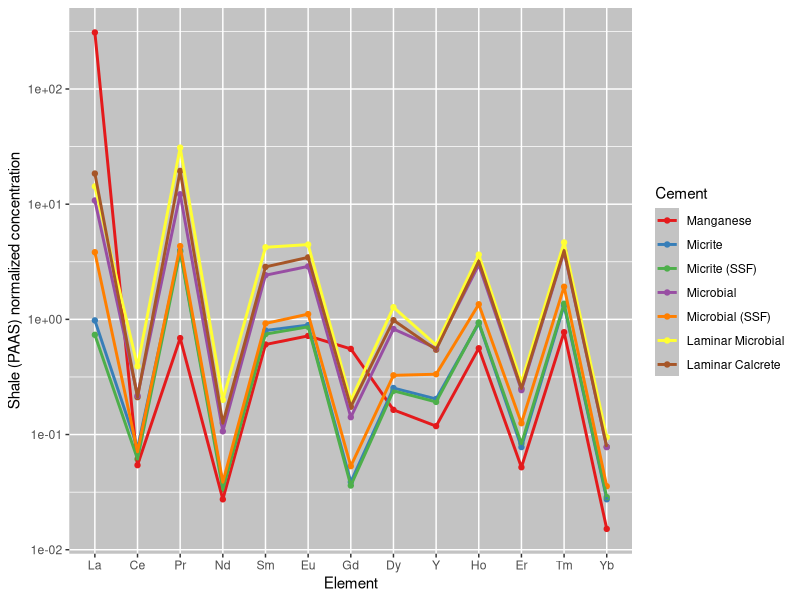
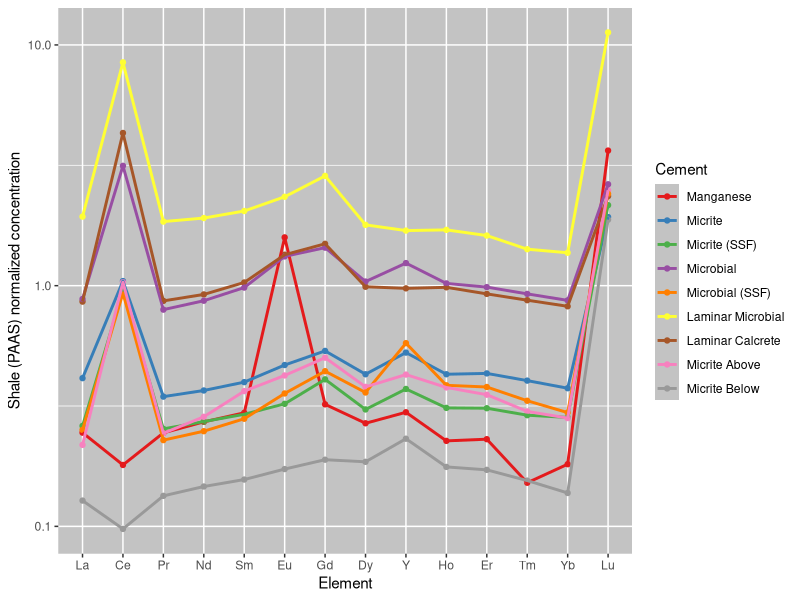
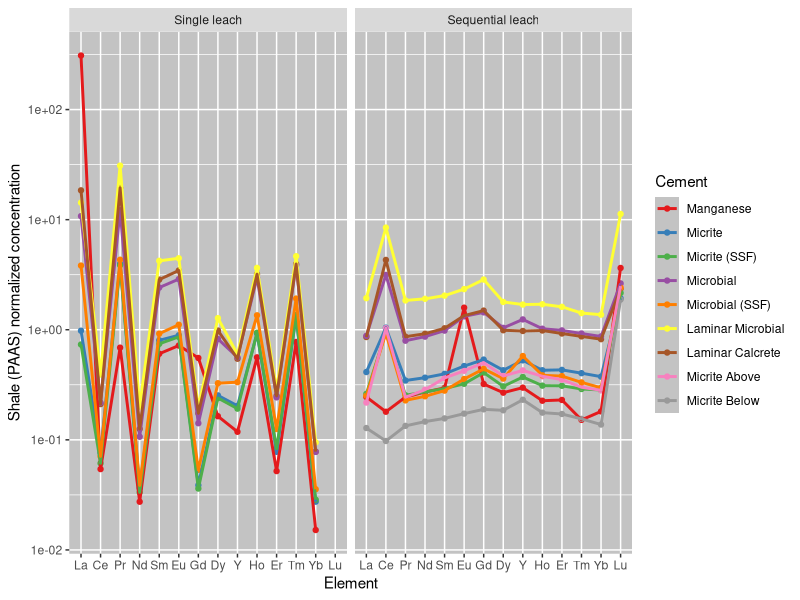
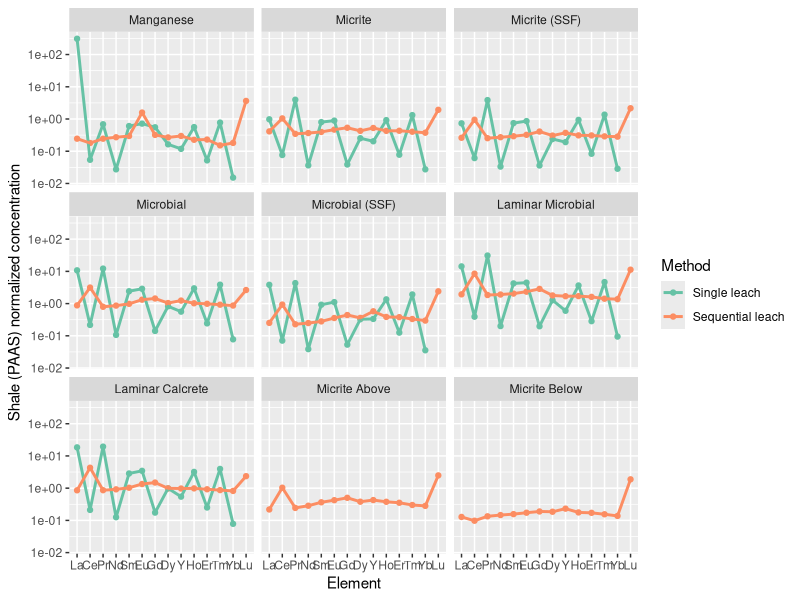
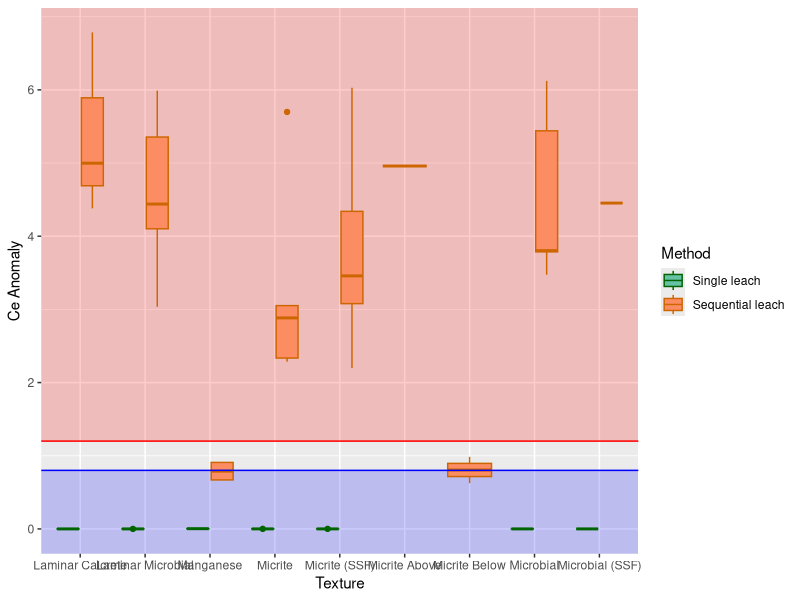
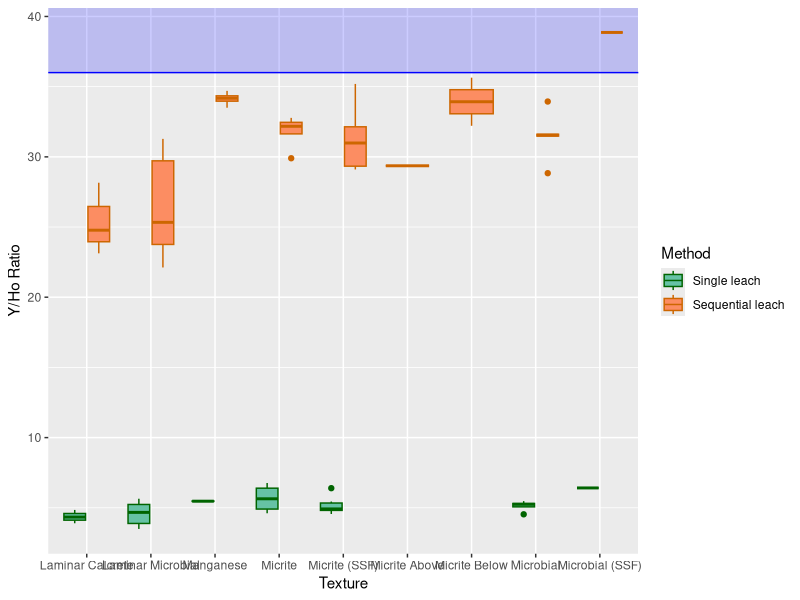
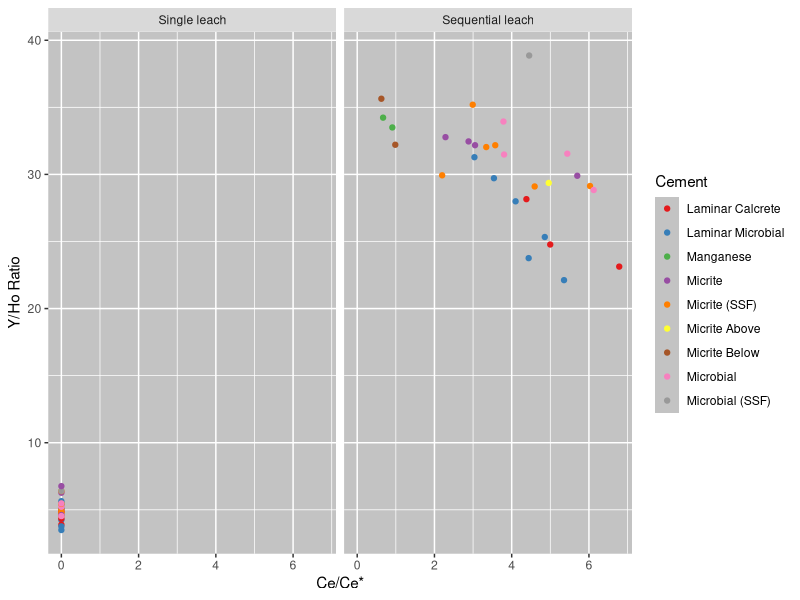
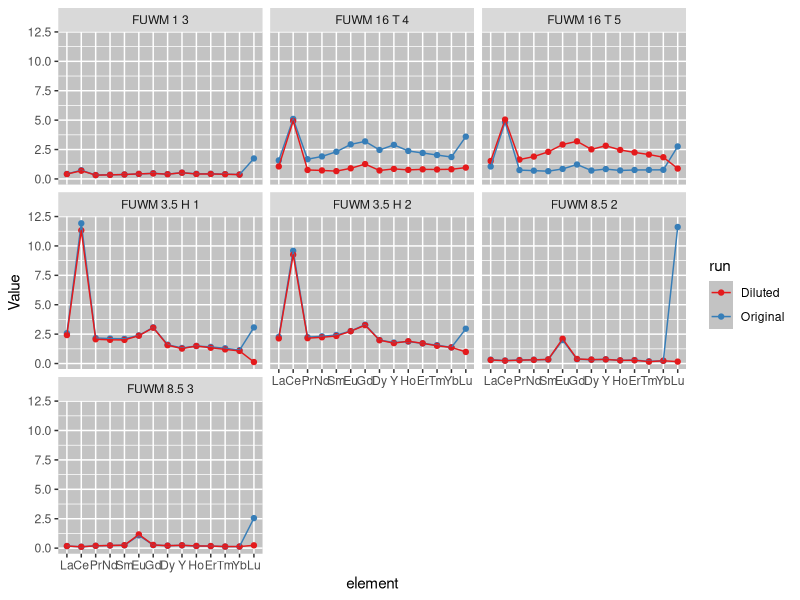

These charts were generated, in order, by the following R code:
## ---- chunk 1
knitr::opts_chunk$set(echo = TRUE)
library(tidyverse) #for working with data
library(readxl) #for importing excel sheets
## ---- chunk 2
orig_data <- read_xlsx("ree_data_r.xlsx", 1) #data from single leach
rerun_data <- read_xlsx("jan2024 data.xlsx",4) #data for sequential leach
dil_data <- read_xlsx("jan2024 data DILUTED.xlsx",4) #data for diluted seq leach rerun
cement_data <- read_excel("ree_data_r.xlsx", 2) #cement type data for all samples
## ---- chunk 3
#rename columns to just element
orig_data <- orig_data %>%
  rename(Sample = 1, Na = 2, Mg  = 3, K = 4, Ca = 5, V = 6, Cr = 7, Fe = 8, Mn = 9, Cu = 10, Zn = 11, Rb = 12, Sr = 13, Y = 14, Mo = 15, Ba = 16, La = 17, Ce = 18, Pr = 19, Nd = 20, Sm = 21, Eu = 22, Gd = 23, Dy = 24, Ho = 25, Er = 26, Tm = 27, Yb = 28, Lu = 29, Pb = 30, U = 31)

rerun_data <- rerun_data[-1,] %>% #removes first line with no values
  rename(Sample = 1, Na = 2, Mg  = 3, K = 4, Ca = 5, V = 6, Cr = 7, Fe = 8, Mn = 9, Cu = 10, Zn = 11, Rb = 12, Sr = 13, Y = 14, Mo = 15, Ba = 16, La = 17, Ce = 18, Pr = 19, Nd = 20, Sm = 21, Eu = 22, Gd = 23, Dy = 24, Ho = 25, Er = 26, Tm = 27, Yb = 28, Lu = 29, Pb = 30, U = 31)

dil_data <- dil_data[-1,] %>% #removes first line with no values
  rename(Sample = 1, Na = 2, Mg  = 3, K = 4, Ca = 5, V = 6, Cr = 7, Fe = 8, Mn = 9, Cu = 10, Zn = 11, Rb = 12, Sr = 13, Y = 14, Mo = 15, Ba = 16, La = 17, Ce = 18, Pr = 19, Nd = 20, Sm = 21, Eu = 22, Gd = 23, Dy = 24, Ho = 25, Er = 26, Tm = 27, Yb = 28, Lu = 29, Pb = 30, U = 31)

all_rerun <- bind_rows(rerun_data, dil_data) %>% #combine both seq leach datasets
  mutate_at(2:31, as.numeric) #convert data from character to numeric
## ---- chunk 4
attach(orig_data)
orig_normalize <- orig_data %>%
  select("Sample", "La", "Ce", "Pr", "Nd", "Sm", "Eu", "Gd", "Dy", "Y", "Ho", "Er", "Tm", "Yb", "Lu") %>% #filter out non REY elements
  mutate(La = La/44.56, Ce = Ce/88.25, Pr = Pr/10.15, Nd = Nd/37.32, Sm = Sm/6.884, Eu = Eu/1.215, Gd = Gd/6.043, Dy = Dy/5.325, Y = Y/27.31, Ho = Ho/1.052, Er = Er/3.075, Tm = Tm/0.4510, Yb = Yb/3.012, Lu = Lu/0.4386) %>% #normalize values using PAAS data from Pourmand et al. 2012
    select("Sample", "La", "Ce", "Pr", "Nd", "Sm", "Eu", "Gd", "Dy", "Y", "Ho", "Er", "Tm", "Yb", "Lu") %>% #filter out non normalized values
  left_join(cement_data, by = c("Sample" = "Sample")) %>% #attach cement to each observation 
mutate(Lu = NA) #Lu was not detected, change 0 to NA


orig_normal <- data.frame(t(orig_normalize[2:15]))#transpose and remove first row containing sample names and cement row
colnames(orig_normal) <- orig_data$Sample #rename column names with sample names
orig_normal <- tibble::rownames_to_column(orig_normal, "element") %>%
  mutate(element = fct_inorder(element)) %>% #order elements
  pivot_longer(-element, names_to = "Sample", values_to = "Value") %>% #pivot data to have each element value as observation
  left_join(cement_data, by = c("Sample" = "Sample")) #attach cement to each observation
## ---- chunk 5
attach(all_rerun)
normalize <- all_rerun %>%
  select("Sample", "La", "Ce", "Pr", "Nd", "Sm", "Eu", "Gd", "Dy", "Y", "Ho", "Er", "Tm", "Yb", "Lu") %>% #filter out non REY elements
  mutate(La = La/44.56, Ce = Ce/88.25, Pr = Pr/10.15, Nd = Nd/37.32, Sm = Sm/6.884, Eu = Eu/1.215, Gd = Gd/6.043, Dy = Dy/5.325, Y = Y/27.31, Ho = Ho/1.052, Er = Er/3.075, Tm = Tm/0.4510, Yb = Yb/3.012, Lu = Lu/0.4386) %>% #normalize values using PAAS data from Pourmand et al. 2012
    select("Sample", "La", "Ce", "Pr", "Nd", "Sm", "Eu", "Gd", "Dy", "Y", "Ho", "Er", "Tm", "Yb", "Lu") %>% #filter out non normalized values
  left_join(cement_data, by = c("Sample" = "Sample")) %>%#attach cement to each observation
  mutate(Sample_group = case_when( #add new column for grouping replicates by sample name
   str_detect(Sample, " 1 3") == TRUE ~ "FUWM 1 3",
   str_detect(Sample, " 3.5 H 1") == TRUE ~ "FUWM 3.5 H 1",
   str_detect(Sample, " 3.5 H 2") == TRUE ~ "FUWM 3.5 H 2",
   str_detect(Sample, " 8.5 2") == TRUE ~ "FUWM 8.5 2",
   str_detect(Sample, " 8.5 3") == TRUE ~ "FUWM 8.5 3",
   str_detect(Sample, " 16 T 4") == TRUE ~ "FUWM 16 T 4",
   str_detect(Sample, " 16 T 5") == TRUE ~ "FUWM 16 T 5",
   .default = NA
  )) %>%
  mutate(run = case_when(str_detect(Sample, "dil") == TRUE ~ "Diluted", .default = "Original")) #add new column to label diluted replicates and original replicates


normal <- data.frame(t(normalize[2:15]))#transpose and remove first row containing sample names and cement row
colnames(normal) <- all_rerun$Sample #rename column names with sample names
normal <- tibble::rownames_to_column(normal, "element") %>%
  mutate(element = fct_inorder(element)) %>% #order elements
  pivot_longer(-element, names_to = "Sample", values_to = "Value") %>% #pivot data to have each element value as observation
  left_join(cement_data, by = c("Sample" = "Sample")) %>% #attach cement to each observation 
  mutate(Sample_group = case_when( #add new column for grouping replicates by sample name
   str_detect(Sample, " 1 3") == TRUE ~ "FUWM 1 3",
   str_detect(Sample, " 3.5 H 1") == TRUE ~ "FUWM 3.5 H 1",
   str_detect(Sample, " 3.5 H 2") == TRUE ~ "FUWM 3.5 H 2",
   str_detect(Sample, " 8.5 2") == TRUE ~ "FUWM 8.5 2",
   str_detect(Sample, " 8.5 3") == TRUE ~ "FUWM 8.5 3",
   str_detect(Sample, " 16 T 4") == TRUE ~ "FUWM 16 T 4",
   str_detect(Sample, " 16 T 5") == TRUE ~ "FUWM 16 T 5",
   .default = NA
  )) %>%
  mutate(run = case_when(str_detect(Sample, "dil") == TRUE ~ "Diluted", .default = "Original")) #add new column to label diluted replicates and original replicates

## ---- chunk 6
dil_remove <- function(data) {
  data %>%
    filter(is.na(Sample_group) | run == "Diluted") #keeps rows that are either from single leach or the diluted sequential run
}
## ---- chunk 7
#calculate anomalies, formulas from Tostevin et al. 2016
orig_anomaly <- orig_normalize %>%
  mutate(
    Ce_anomaly = Ce/(Pr^2/Nd),
    Y_Ho_ratio = orig_data$Y/orig_data$Ho,
    Eu_anomaly = (2*Eu)/(Sm  + Gd),
    BSI = (2*(Sm + Gd + Dy)/3)/((La +Pr + Nd)/3+(Ho + Er +Tm +Yb +Lu)/5))

#generate summary statistics
orig_anomaly_summ <- orig_anomaly %>%
  group_by(Cement) %>%
  summarise(
    Ce_mean = mean(Ce_anomaly),
    Ce_sd = sd(Ce_anomaly),
    Ce_max = max(Ce_anomaly),
    Ce_min = min(Ce_anomaly),
    YH_mean = mean(Y_Ho_ratio),
    YH_sd = sd(Y_Ho_ratio),
    YH_max = max(Y_Ho_ratio),
    YH_min = min(Y_Ho_ratio),
    Eu_mean = mean(Eu_anomaly),
    Eu_sd = sd(Eu_anomaly),
    Eu_max = max(Eu_anomaly),
    Eu_min = min(Eu_anomaly),
    BSI_mean = mean(BSI),
    BSI_sd = sd(BSI),
    BSI_max = max(BSI),
    BSI_min = min(BSI)
  )
## ---- chunk 8
#calculate anomalies, formulas from Tostevin et al. 2016
anomaly <- normalize %>%
  mutate(
    Ce_anomaly = Ce/(Pr^2/Nd),
    Y_Ho_ratio = all_rerun$Y/all_rerun$Ho,
    Eu_anomaly = (2*Eu)/(Sm  + Gd),
    BSI = (2*(Sm + Gd + Dy)/3)/((La +Pr + Nd)/3+(Ho + Er +Tm +Yb +Lu)/5)) 

#generate summary statistics
anomaly_summ <- anomaly %>%
  group_by(Cement) %>%
  summarise(
    Ce_mean = mean(Ce_anomaly),
    Ce_sd = sd(Ce_anomaly),
    Ce_max = max(Ce_anomaly),
    Ce_min = min(Ce_anomaly),
    YH_mean = mean(Y_Ho_ratio),
    YH_sd = sd(Y_Ho_ratio),
    YH_max = max(Y_Ho_ratio),
    YH_min = min(Y_Ho_ratio),
    Eu_mean = mean(Eu_anomaly),
    Eu_sd = sd(Eu_anomaly),
    Eu_max = max(Eu_anomaly),
    Eu_min = min(Eu_anomaly),
    BSI_mean = mean(BSI),
    BSI_sd = sd(BSI),
    BSI_max = max(BSI),
    BSI_min = min(BSI)
  )
## ---- chunk 9
orig_cement_avg <- orig_normal %>%
  group_by(Cement, element) %>%
  summarise(
    n = n(),
    avg = mean(Value, na.rm = TRUE),
    sd = sd(Value)
  )
orig_cement_avg$Cement <- factor(orig_cement_avg$Cement, levels = c("Spar", "Microspar", "Manganese", "Micrite", "Micrite (SSF)", "Micrite (spicule)", "Microbial", "Microbial (SSF)", "Laminar Microbial", "Laminar Microbial (Strom)", "Laminar Microbial (sponge)", "Laminar Calcrete"))
## ---- chunk 10
cement_avg <- normal %>%
  group_by(Cement, element) %>%
  summarise(
    n = n(),
    avg = mean(Value, na.rm = TRUE),
    sd = sd(Value)
  )
cement_avg$Cement <- factor(cement_avg$Cement, levels = c("Spar", "Microspar", "Manganese", "Micrite", "Micrite (SSF)", "Micrite (spicule)", "Microbial", "Microbial (SSF)", "Laminar Microbial", "Laminar Microbial (Strom)", "Laminar Microbial (sponge)", "Laminar Calcrete", "Micrite Above", "Micrite Below"))
## ---- chunk 11
combo_data <- cement_avg %>%
  mutate(method = "Sequential leach") #%>%
#  mutate_at(2:31, as.numeric)
combo_data <- orig_cement_avg %>%
  mutate(method = "Single leach") %>%
  #mutate_at(2:31, as.numeric) %>%
  bind_rows(combo_data) %>%
  mutate(method = factor(method, levels = c("Single leach", "Sequential leach")))
## ---- chunk 12
combo_anomaly <- anomaly %>%
  mutate(method = "Sequential leach")
combo_anomaly <- orig_anomaly %>%
  mutate(method = "Single leach") %>%
  bind_rows(combo_anomaly) %>%
  mutate(method = factor(method, levels = c("Single leach", "Sequential leach")))
## ---- chunk 13
cement_aio <- orig_cement_avg %>% filter(element != "Lu") #filter out Lu due to conc. lower than detection limit
cement_aio <- ggplot(cement_aio, aes(x = element, y = avg, color = Cement)) + 
  geom_point() +
  geom_line(aes(group = Cement), size = 1) +
  scale_y_log10() +
  scale_color_brewer(palette = "Set1") +
  theme(
   panel.background = element_rect(fill = "#C3C3C3"),
    legend.key = element_rect(fill = "#C3C3C3")
    ) +
  xlab("Element") +
  ylab("Shale (PAAS) normalized concentration")
cement_aio
## ---- chunk 14
cement_aio <- ggplot(cement_avg, aes(x = element, y = avg, color = Cement)) + 
  geom_point() +
  geom_line(aes(group = Cement), size = 1) +
  scale_y_log10() +
  scale_color_brewer(palette = "Set1") +
  theme(
   panel.background = element_rect(fill = "#C3C3C3"),
    legend.key = element_rect(fill = "#C3C3C3")
    ) +
  xlab("Element") +
  ylab("Shale (PAAS) normalized concentration")
cement_aio
## ---- chunk 15
ggplot(combo_data, aes(x = element, y = avg, color = Cement)) +
  geom_point() +
  geom_line(aes(group = Cement), size = 1) +
  scale_y_log10() +
  facet_wrap(vars(method)) +
  scale_color_brewer(name = "Cement", palette = "Set1") +
  theme(
   panel.background = element_rect(fill = "#C3C3C3"),
    legend.key = element_rect(fill = "#C3C3C3")
    ) +
  xlab("Element") +
  ylab("Shale (PAAS) normalized concentration")
## ---- chunk 16
ggplot(combo_data, aes(x = element, y = avg, color = method)) +
  geom_point() +
  geom_line(aes(group = method), size = 1) +
  scale_y_log10() +
  facet_wrap(vars(Cement)) +
  scale_color_brewer(name = "Method", palette = "Set2") +
  xlab("Element") +
  ylab("Shale (PAAS) normalized concentration")
## ---- chunk 17
ggplot(data = combo_anomaly, aes(x = Cement, y = Ce_anomaly, fill = method, color = method)) +
  annotate("rect", xmin= -Inf, xmax= Inf, ymin= 1.2 , ymax= Inf, alpha=0.2, fill="red") +
  annotate("rect", xmin = -Inf, xmax = Inf, ymin = -Inf, ymax = 0.8, alpha = 0.2, fill = "blue") +
  geom_boxplot() +
  scale_color_manual(name = "Method", values = c("darkgreen", "darkorange3")) +
  scale_fill_brewer(name = "Method", palette = "Set2") +
  geom_hline(yintercept = 0.8, color = "blue") +
  geom_hline(yintercept = 1.2, color = "red") +
  xlab("Texture") +
  ylab("Ce Anomaly")
  
## ---- chunk 18
ggplot(data = combo_anomaly, aes(x = Cement, y = Y_Ho_ratio, fill = method, color = method)) +
  annotate("rect", xmin = -Inf, xmax = Inf, ymin = 36, ymax = Inf, alpha = 0.2, fill = "blue") +
  geom_boxplot() +
  scale_color_manual(name = "Method", values = c("darkgreen", "darkorange3")) +
  scale_fill_brewer(name = "Method", palette = "Set2") +
  geom_hline(yintercept = 36, color = "blue") +
  xlab("Texture") +
  ylab("Y/Ho Ratio")
  
## ---- chunk 19
dil_remove(combo_anomaly) %>%
ggplot(aes(x = Ce_anomaly, y = Y_Ho_ratio, color = Cement)) +
  geom_point() +
  facet_wrap(vars(method)) +
  theme(
   panel.background = element_rect(fill = "#C3C3C3"),
    legend.key = element_rect(fill = "#C3C3C3")
    ) +
  scale_color_brewer(palette = "Set1") +
  xlab("Ce/Ce*") +
  ylab("Y/Ho Ratio")

## ---- chunk 20
normal %>%
  drop_na(Sample_group) %>%
ggplot(aes(x = element, y = Value, color = run)) +
  geom_point() +
  geom_line(aes(group = Sample)) +
  facet_wrap(vars(Sample_group)) +
  scale_color_brewer(palette = "Set1")+
  theme(
   panel.background = element_rect(fill = "#C3C3C3"),
    legend.key = element_rect(fill = "#C3C3C3")
    )
## ---- chunk 21
ce_aov <- aov(data = combo_anomaly, Ce_anomaly ~ method)
summary(ce_aov)
## ---- chunk 22
ce_aov <- aov(data = combo_anomaly, Ce_anomaly ~ Cement) #ANOVA
summary(ce_aov)

tukey <- TukeyHSD(ce_aov)
tukey_results <- as.data.frame(tukey[1]) %>%
  select(Cement.p.adj)
